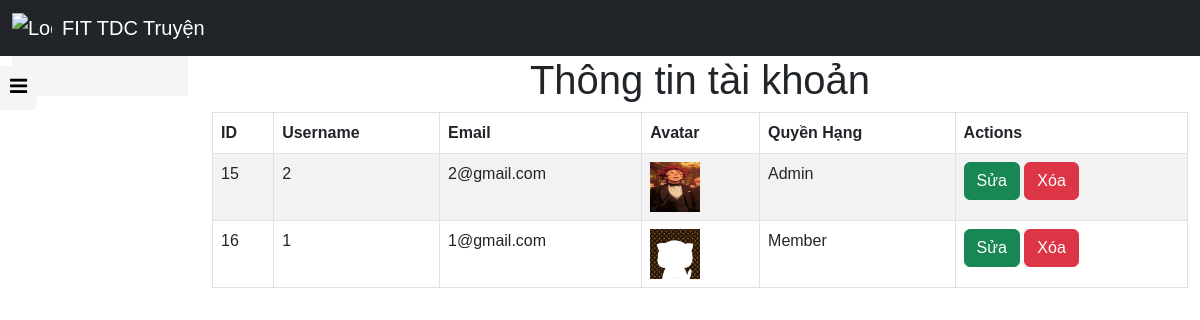
The page /backend/taikhoan/index.php on the database its author committed.
### tables this page shows
CREATE TABLE `user` (
  `user_id` int(11) NOT NULL,
  `username` varchar(255) DEFAULT NULL,
  `password` varchar(255) DEFAULT NULL,
  `email` varchar(255) DEFAULT NULL,
  `role` enum('admin','member') DEFAULT NULL,
  `avatar` varchar(255) DEFAULT NULL
);

### backend/taikhoan/index.php (the view, shortened to what this page needs)
<?php
include_once __DIR__ . '/../../dbconnect.php';
$query = "SELECT * FROM user";
$result = mysqli_query($conn, $query);
$data = mysqli_fetch_all($result, MYSQLI_ASSOC);
?>
<!DOCTYPE html>
<html lang="en">
<head>
    <?php include_once __DIR__ . '/../layouts/styles.php'; ?>
</head>
<body>
    <?php include_once __DIR__ . '/../layouts/header.php'; ?>
    <div class="container-fluid">
        <div class="row">
            <div class="col-2">
                <?php include_once __DIR__ . '/../layouts/sidebar.php'; ?>
            </div>
            <div class="col-10">
                <div class="text-center">
                    <h1>Thông tin tài khoản</h1>
                </div>
                <?php if (!empty($data)) : ?>
                    <table class="table table-striped table-bordered">
                        <thead>
                            <tr>
                                <th scope="col">ID</th>
                                <th scope="col">Username</th>
                                <th scope="col">Email</th>
                                <th scope="col">Avatar</th>
                                <th scope="col">Quyền Hạng</th>
                                <th scope="col">Actions</th>
                            </tr>
                        </thead>
                        <tbody>
                            <?php foreach ($data as $row) : ?>
                                <tr>
                                    <td><?= $row['user_id'] ?></td>
                                    <td><?= $row['username'] ?></td>
                                    <td><?= $row['email'] ?></td>
                                    <td>
                                        <?php if (!empty($row['avatar'])) { ?>
                                            <img src="/freetruyen/assets/<?= $row['avatar'] ?>" alt="Avatar" style="width: 50px; height: 50px;">
                                        <?php } ?>
                                    </td>
                                    <td>
                                        <?php if ($row['role'] === 'admin') { ?>
                                            Admin
                                        <?php } elseif ($row['role'] === 'member') { ?>
                                            Member
                                        <?php } ?>
                                    </td>
                                    <td>
                                        <a class="btn btn-success" href="edit.php?user_id=<?= $row['user_id'] ?>">Sửa</a>
                                        <a class="btn btn-danger" href="delete.php?user_id=<?= $row['user_id'] ?>">Xóa</a>
                                    </td>
                                </tr>
                            <?php endforeach; ?>
                        </tbody>
                    </table>
                <?php else : ?>
                    <p class="text-muted">Không có tài khoản nào.</p>
                <?php endif; ?>
            </div>
        </div>
    </div>
</body>
</html>

### backend/layouts/style.css (style rules this page uses)
* { font-family: "poppins", sans-serif; margin: 0; padding: 0; }
body { background-color: #333; height: 100vh; }

### rows shown on the page
user: user_id "15", username "2", email "2@gmail.com", avatar (picture), role "Admin"
user: user_id "16", username "1", email "1@gmail.com", avatar (picture), role "Member"
